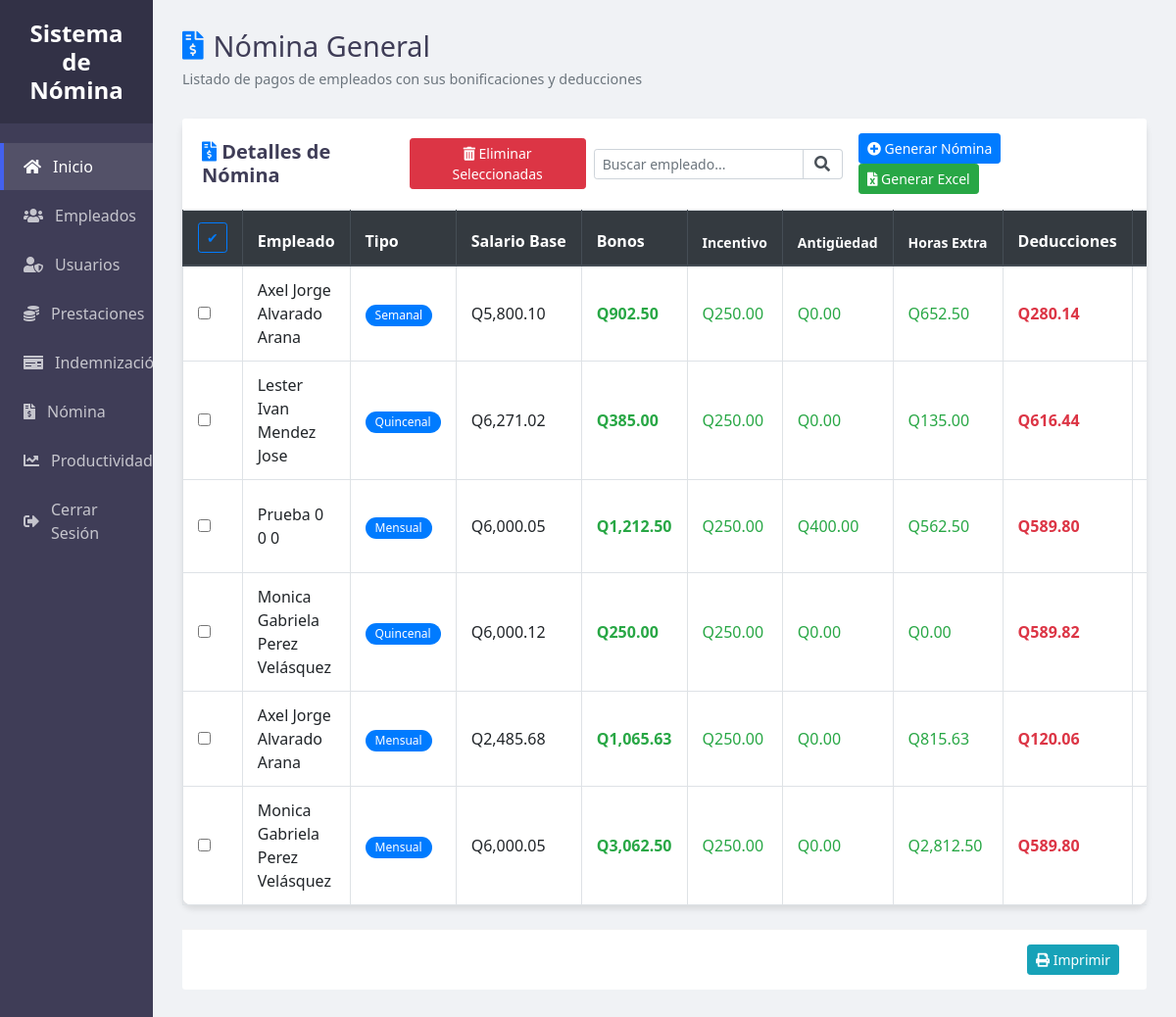
/ProyectoNomina/index.php?controller=nomina&action=ver (signed in), run on the app's committed database.
### tables this page shows
CREATE TABLE `nomina` (
  `ID_Nomina` int(11) NOT NULL AUTO_INCREMENT,
  `ID_Emp` int(11) NOT NULL,
  `Tipo_Nomina` enum('Semanal','Quincenal','Mensual') NOT NULL,
  `Fecha_Nomina` date NOT NULL,
  `Salario_Base` decimal(10,2) NOT NULL,
  `Bono_Incentivo` decimal(10,2) DEFAULT 250.00,
  `Bono_Antiguedad` decimal(10,2) DEFAULT 0.00,
  `Bono_HorasExtras` decimal(10,2) DEFAULT 0.00,
  `ISR` decimal(10,2) DEFAULT 0.00,
  `IGSS` decimal(10,2) DEFAULT 0.00,
  `Total_Neto` decimal(10,2) NOT NULL,
  PRIMARY KEY (`ID_Nomina`),
  KEY `ID_Emp` (`ID_Emp`),
  CONSTRAINT `nomina_ibfk_1` FOREIGN KEY (`ID_Emp`) REFERENCES `empleado` (`ID_Emp`)
);

### ProyectoNomina/Controllers/NominaController.php (called while the page is built, shortened)
<?php
require_once __DIR__ . '/../Models/NominaModelo.php';
class NominaController {
    private $nomina;
    public function __construct() {
        $this->nomina = new NominaModelo(db::conectar());
    }
    public function ver() {
    $nominas = $this->nomina->ver();
    require_once 'Views/Nomina/ver.php';
    }
}

### ProyectoNomina/Config/db.php (called while the page is built)
<?php
if (!class_exists('db')) {
    class db {
        private static $conn;
        public static function conectar() {
            if (self::$conn === null) {
                try {
                    self::$conn = new PDO("mysql:host=127.0.0.1:3308;dbname=rrhh", "root", "1234");
                    self::$conn->setAttribute(PDO::ATTR_ERRMODE, PDO::ERRMODE_EXCEPTION);
                } catch (PDOException $e) {
                    die("Error de conexión: " . $e->getMessage());
                }
            }
            return self::$conn;
        }
    }
}
?>

### ProyectoNomina/Models/NominaModelo.php (called while the page is built, shortened)
<?php
require_once __DIR__ . '/../Config/db.php';
class NominaModelo {
    private $conn;
    public function __construct($db) {
        $this->conn = $db;
    }
    public function ver() {
        $stmt = $this->conn->prepare("CALL spObtenerNominas()");
        $stmt->execute();
        return $stmt->fetchAll(PDO::FETCH_ASSOC);
    }
}

### ProyectoNomina/Views/Nomina/Ver.php (the view, shortened to what this page needs)
<!DOCTYPE html>
<html lang="es">
<head>
    <link rel="stylesheet" href="https://cdn.jsdelivr.net/npm/bootstrap@4.6.2/dist/css/bootstrap.min.css">
    <link rel="stylesheet" href="https://cdnjs.cloudflare.com/ajax/libs/font-awesome/5.15.4/css/all.min.css">
    <link rel="stylesheet" href="Public/CSS/styleVer.css">
</head>
<body>
    <div class="sidebar">
        <div class="sidebar-header">
            <h3>Sistema de Nómina</h3>
        </div>
        <ul class="sidebar-menu">
            <li><a href="index.php"  class="active"><i class="fas fa-home"></i> Inicio</a></li>
            <?php if ($_SESSION['Rol'] === 'admin'): ?>
                <li><a href="index.php?controller=empleado&action=ver"><i class="fas fa-users"></i> Empleados</a></li>
                <li><a href="index.php?controller=usuario&action=ver"><i class="fas fa-user-shield"></i> Usuarios</a></li>
            <?php endif; ?>
            <li><a href="index.php?controller=prestacion&action=ver"><i class="fas fa-coins"></i> Prestaciones</a></li>
            <li><a href="index.php?controller=indemnizacion&action=ver"><i class="fas fa-money-check"></i> Indemnización</a></li>
            <li><a href="index.php?controller=nomina&action=ver"><i class="fas fa-file-invoice-dollar"></i> Nómina</a></li>
        <li><a href="index.php?controller=productividad&action=ver"><i class="fas fa-chart-line"></i> Productividad</a></li>
        <li><a href="index.php?controller=login&action=logout"><i class="fas fa-sign-out-alt"></i> Cerrar Sesión</a></li>
        </ul>
    </div>
    <div class="main-content">
        <div class="content-container">
            <div class="header">
                <div class="header-title">
                    <h1><i class="fas fa-file-invoice-dollar text-primary"></i> Nómina General</h1>
                    <p class="text-muted">Listado de pagos de empleados con sus bonificaciones y deducciones</p>
                </div>
            </div>
            <div class="card mb-4">
                <form id="formEliminarMultiples" method="POST" action="index.php?controller=nomina&action=eliminarMultiples" onsubmit="return confirm('¿Desea eliminar las nóminas seleccionadas?');">
                    <div class="card-header bg-white d-flex justify-content-between align-items-center">
                        <h5 class="mb-0"><i class="fas fa-file-invoice-dollar text-primary"></i> Detalles de Nómina</h5>
                        <div class="d-flex align-items-center">
                            <button type="submit" class="btn btn-danger btn-sm mr-2" title="Eliminar Seleccionadas">
                                <i class="fas fa-trash-alt"></i> Eliminar Seleccionadas
                            </button>
                            <div class="search-box mr-3">
                                <div class="input-group">
                                    <input type="text" id="searchInput" class="form-control form-control-sm" placeholder="Buscar empleado...">
                                    <div class="input-group-append">
                                        <span class="input-group-text"><i class="fas fa-search"></i></span>
                                    </div>
                                </div>
                            </div>
                            <div>
                                <a href="index.php?controller=nomina&action=crear" class="btn btn-primary btn-sm" title="Generar nueva nómina">
                                    <i class="fas fa-plus-circle"></i> Generar Nómina
                                </a>
                                <a href="core/exportar_nomina.php" class="btn btn-success btn-sm mr-2" title="Exportar Nómina a Excel">
                                    <i class="fas fa-file-excel"></i> Generar Excel
                                </a>
                            </div>
                        </div>
                    </div>
                    <div class="card-body p-0">
                        <div class="table-container">
                            <table class="table table-bordered table-hover" id="nominaTable">
                                <thead class="thead-dark">
                                    <tr>
                                        <th>
                                            <button type="button" class="btn btn-sm btn-outline-primary toggleSelectAll" title="Seleccionar todo">✔</button>
                                        </th>
                                        <th>Empleado</th>
                                        <th>Tipo</th>
                                        <th>Salario Base</th>
                                        <th>Bonos</th>
                                        <th class="small">Incentivo</th>
                                        <th class="small">Antigüedad</th>
                                        <th class="small">Horas Extra</th>
                                        <th>Deducciones</th>
                                        <th class="small">ISR</th>
                                    </tr>
                                </thead>
                                <tbody>
                                    <?php foreach ($nominas as $n): ?>
                                        <tr>
                                            <td><input type="checkbox" name="ids[]" value="<?= $n['ID_Nomina'] ?>" class="custom-checkbox"></td>
                                            <td><?= htmlspecialchars($n['nombre_empleado'] ?? 'Empleado') ?></td>
                                            <td class="tipo-nomina-cell" data-id="<?= $n['ID_Nomina'] ?>">
                                                <span class="badge badge-primary tipo-nomina-text"><?= $n['Tipo_Nomina'] ?></span>
                                            </td>
                                            <td>Q<?= number_format($n['Salario_Base'], 2) ?></td>
                                            <td class="text-success"> <strong>Q<?= number_format($n['Bono_Incentivo'] + $n['Bono_Antiguedad'] + $n['Bono_HorasExtras'], 2) ?></strong></td>
                                            <td class="text-success">Q<?= number_format($n['Bono_Incentivo'], 2) ?></td>
                                            <td class="text-success">Q<?= number_format($n['Bono_Antiguedad'], 2) ?></td>
                                            <td class="text-success">Q<?= number_format($n['Bono_HorasExtras'], 2) ?></td>
                                            <td class="text-danger"> <strong>Q<?= number_format($n['ISR'] + $n['IGSS'], 2) ?></strong></td>
                                            <td class="text-danger">Q<?= number_format($n['ISR'], 2) ?></td>
                                        </tr>
                                    <?php endforeach; ?>
                                </tbody>
                            </table>
                        </div>
                    </div>
                </form>
            </div>
            <div class="card-footer text-right">
                <button onclick="window.print()" class="btn btn-info btn-sm mr-2">
                    <i class="fas fa-print"></i> Imprimir
                </button>
            </div>
        </div>
    </div>
</body>
</html>

### ProyectoNomina/Public/CSS/styleVer.css (style rules this page uses)
:root { --primary: #4361ee; --secondary: hsl(245, 17%, 29%); --success: #23a359; --danger: #e74c3c; --light: #f8f9fa; --dark: #343a40; --gray: #6c757d; --sidebar-width: 13%; }
body { margin: 0; padding: 0; font-family: 'Segoe UI', Roboto, 'Helvetica Neue', Arial, sans-serif; background-color: #f0f2f5; display: flex; min-height: 100vh; overflow: hidden; }
.sidebar { width: var(--sidebar-width); background-color: var(--secondary); color: white; position: fixed; height: 100vh; overflow-y: auto; z-index: 100; }
.sidebar-header { padding: 20px; background-color: rgba(0, 0, 0, 0.2); text-align: center; }
.sidebar-header h3 { margin: 0; font-size: 1.5rem; font-weight: 600; }
.sidebar-menu { list-style: none; padding: 0; margin: 20px 0; }
.sidebar-menu li { margin-bottom: 2px; }
.sidebar-menu a { display: flex; align-items: center; padding: 12px 20px; color: rgba(255, 255, 255, 0.7); text-decoration: none; transition: all 0.3s; border-left: 4px solid transparent; }
.sidebar-menu a:hover, .sidebar-menu a.active { background-color: rgba(255, 255, 255, 0.1); color: white; border-left-color: var(--primary); }
.sidebar-menu i { margin-right: 12px; }
.main-content { flex: 1; margin-left: var(--sidebar-width); height: 100vh; overflow-y: auto; }
.content-container { padding: 30px; max-width: 1800px; margin: 0 auto; }
.header { display: flex; justify-content: space-between; align-items: center; margin-bottom: 30px; }
.header-title h1 { margin: 0; font-size: 1.8rem; color: var(--secondary); display: flex; align-items: center; }
.header-title h1 i { margin-right: 10px; }
.header-title p { margin: 5px 0 0; font-size: 0.9rem; }
.card { border: none; border-radius: 10px; box-shadow: 0 4px 6px rgba(0, 0, 0, 0.1); margin-bottom: 30px; background-color: white; }
.card-header { padding: 15px 20px; border-bottom: 1px solid rgba(0, 0, 0, 0.05); }
.card-header h5 { font-weight: 600; color: var(--secondary); }
.table-container { max-height: calc(100vh - 250px); overflow-y: auto; overflow-x: auto; }
.table { margin-bottom: 0; width: 100%; }
.table thead th { position: sticky; top: 0; background-color: #f8f9fa; z-index: 10; font-weight: 600; border-top: none; border-bottom: 2px solid #dee2e6; padding: 12px 15px; white-space: nowrap; }
.table td { padding: 12px 15px; vertical-align: middle; }
.badge { padding: 5px 10px; border-radius: 30px; font-weight: 500; font-size: 0.75rem; }
.card-footer { background-color: white; border-top: 1px solid rgba(0, 0, 0, 0.05); padding: 15px 20px; }
.search-box { max-width: 300px; margin-left: auto; }
.search-box .form-control { border-top-right-radius: 0; border-bottom-right-radius: 0; }
.search-box .input-group-text { background-color: white; border-left: none; }

### data on the page
nomina: nombre_empleado "Axel Jorge Alvarado Arana", Tipo_Nomina "Semanal", Salario_Base "5,800.10", $n['Bono_Incentivo'] + $n['Bono_Antiguedad'] + $n['Bono_HorasExtras'] "902.50", Bono_Incentivo "250.00", Bono_Antiguedad "0.00", Bono_HorasExtras "652.50", $n['ISR'] + $n['IGSS'] "280.14"
nomina: nombre_empleado "Lester Ivan Mendez Jose", Tipo_Nomina "Quincenal", Salario_Base "6,271.02", $n['Bono_Incentivo'] + $n['Bono_Antiguedad'] + $n['Bono_HorasExtras'] "385.00", Bono_Incentivo "250.00", Bono_Antiguedad "0.00", Bono_HorasExtras "135.00", $n['ISR'] + $n['IGSS'] "616.44"
nomina: nombre_empleado "Prueba 0 0 0", Tipo_Nomina "Mensual", Salario_Base "6,000.05", $n['Bono_Incentivo'] + $n['Bono_Antiguedad'] + $n['Bono_HorasExtras'] "1,212.50", Bono_Incentivo "250.00", Bono_Antiguedad "400.00", Bono_HorasExtras "562.50", $n['ISR'] + $n['IGSS'] "589.80"
nomina: nombre_empleado "Monica Gabriela Perez Velásquez", Tipo_Nomina "Quincenal", Salario_Base "6,000.12", Bono_Incentivo "250.00", Bono_Antiguedad "0.00", Bono_HorasExtras "0.00", $n['ISR'] + $n['IGSS'] "589.82"
nomina: nombre_empleado "Axel Jorge Alvarado Arana", Tipo_Nomina "Mensual", Salario_Base "2,485.68", $n['Bono_Incentivo'] + $n['Bono_Antiguedad'] + $n['Bono_HorasExtras'] "1,065.63", Bono_Incentivo "250.00", Bono_Antiguedad "0.00", Bono_HorasExtras "815.63", $n['ISR'] + $n['IGSS'] "120.06"
nomina: nombre_empleado "Monica Gabriela Perez Velásquez", Tipo_Nomina "Mensual", Salario_Base "6,000.05", $n['Bono_Incentivo'] + $n['Bono_Antiguedad'] + $n['Bono_HorasExtras'] "3,062.50", Bono_Incentivo "250.00", Bono_Antiguedad "0.00", Bono_HorasExtras "2,812.50", $n['ISR'] + $n['IGSS'] "589.80"
